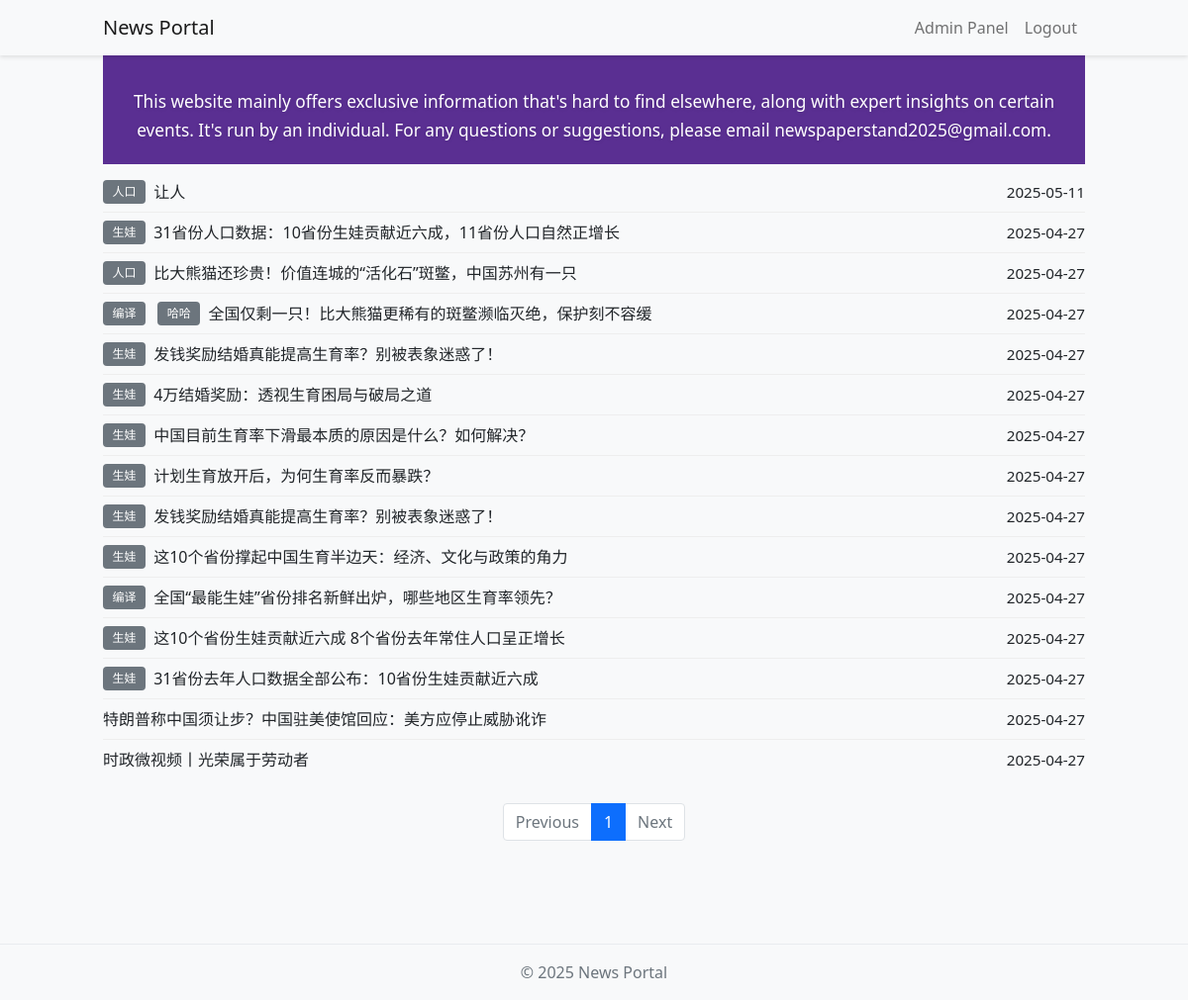
Screenshot of / (signed in) with the database file from the repository.
### app/models.py (models this page shows, shortened)
class Tag(db.Model):
    id = db.Column(db.Integer, primary_key=True)
    name = db.Column(db.String(50), unique=True, nullable=False)
    created_at = db.Column(db.DateTime, default=datetime.utcnow)

class Article(db.Model):
    id = db.Column(db.Integer, primary_key=True)
    title = db.Column(db.String(200), nullable=False)
    subtitle = db.Column(db.String(200))
    content = db.Column(db.Text, nullable=False)
    is_published = db.Column(db.Boolean, default=False)
    is_top = db.Column(db.Boolean, default=False)
    is_recommended = db.Column(db.Boolean, default=False)
    created_at = db.Column(db.DateTime, default=datetime.utcnow)
    updated_at = db.Column(
        db.DateTime, default=datetime.utcnow, onupdate=datetime.utcnow
    )
    author_id = db.Column(db.Integer, db.ForeignKey("user.id"))
    tags = db.relationship("Tag", secondary="article_tag", backref="articles")
    images = db.relationship("Image", backref="article", lazy="dynamic")

### app/main/routes.py (the view)
@bp.route("/")
def index():
    page = request.args.get("page", 1, type=int)
    top_articles = (
        Article.query.filter_by(is_published=True, is_top=True)
        .order_by(Article.created_at.desc())
        .limit(4)
        .all()
    )
    recommended_articles = (
        Article.query.filter_by(is_published=True, is_recommended=True)
        .order_by(Article.created_at.desc())
        .limit(6)
        .all()
    )
    latest_articles = (
        Article.query.filter_by(is_published=True)
        .order_by(Article.created_at.desc())
        .paginate(page=page, per_page=current_app.config["POSTS_PER_PAGE"])
    )
    return render_template(
        "main/index.html",
        top_articles=top_articles,
        recommended_articles=recommended_articles,
        latest_articles=latest_articles.items,
        pagination=latest_articles,
    )

### app/models.py (called while the page is built)
@login.user_loader
def load_user(id):
    return User.query.get(int(id))

### app/templates/main/index.html (shortened to what this page needs)
{% extends "base.html" %} {% block content %}
<div class="homepage-bg container">
  <div class="homepage-intro-inner">
    This website mainly offers exclusive information that's hard to find
    elsewhere, along with expert insights on certain events. It's run by an
    individual. For any questions or suggestions, please email
    newspaperstand2025@gmail.com.
  </div>
  <div class="homepage-container">
    <div class="mb-4">
      {% for article in latest_articles %}
      <div
        class="article-list-row{% if not loop.last %} not-last{% endif %}"
        onclick="window.location='{{ url_for('main.article', id=article.id) }}'"
        style="cursor: pointer"
      >
        <div class="article-list-tags">
          {% for tag in article.tags %}
          <a
            href="{{ url_for('main.tag', id=tag.id) }}"
            class="badge bg-secondary text-decoration-none"
            onclick="event.stopPropagation();"
            >{{ tag.name }}</a
          >
          {% endfor %}
        </div>
        <div class="article-list-title">{{ article.title }}</div>
        <div class="article-list-date">
          {{ article.created_at.strftime('%Y-%m-%d') }}
        </div>
      </div>
      {% endfor %} {% if pagination %}
      <nav aria-label="Page navigation" class="mt-4">
        <ul class="pagination justify-content-center">
          {% if pagination.has_prev %}
          <li class="page-item">
            <a
              class="page-link"
              href="{{ url_for('main.index', page=pagination.prev_num) }}"
              >Previous</a
            >
          </li>
          {% else %}
          <li class="page-item disabled">
            <span class="page-link">Previous</span>
          </li>
          {% endif %} {% for page in pagination.iter_pages() %} {% if page %} {%
          if page != pagination.page %}
          <li class="page-item">
            <a class="page-link" href="{{ url_for('main.index', page=page) }}"
              >{{ page }}</a
            >
          </li>
          {% else %}
          <li class="page-item active">
            <span class="page-link">{{ page }}</span>
          </li>
          {% endif %} {% else %}
          <li class="page-item disabled">
            <span class="page-link">...</span>
          </li>
          {% endif %} {% endfor %} {% if pagination.has_next %}
          <li class="page-item">
            <a
              class="page-link"
              href="{{ url_for('main.index', page=pagination.next_num) }}"
              >Next</a
            >
          </li>
          {% else %}
          <li class="page-item disabled">
            <span class="page-link">Next</span>
          </li>
          {% endif %}
        </ul>
      </nav>
      {% endif %}
    </div>
  </div>
</div>
{% endblock %}

### app/static/css/style.css (style rules this page uses)
body { background-color: #f8f9fa; }
.badge { font-weight: normal; padding: 0.5em 0.8em; }
.container { margin: 0 auto; padding: 0rem 1rem; min-width: 350px; max-width: 1024px; }
.article-list-row { display: flex !important; flex-direction: row !important; align-items: center !important; width: 100% !important; padding: 0.5rem 0 !important; margin: 0 !important; border: none !important; background: none !important; color: inherit !important; text-decoration: none !important; cursor: pointer; }
.article-list-row.not-last { border-bottom: 1px solid #eee !important; }
.article-list-tags { display: flex !important; align-items: center !important; overflow: hidden; text-overflow: ellipsis; white-space: nowrap; }
.article-list-tags .badge { margin-right: 0.5rem; }
.article-list-tags .badge:last-child { margin-right: 0.5rem; }
.article-list-title { flex: 1 !important; min-width: 0 !important; margin: 0 !important; font-size: 1rem !important; color: inherit !important; overflow: hidden !important; text-overflow: ellipsis !important; white-space: nowrap !important; }
.article-list-date { margin-left: 1rem !important; min-width: 60px !important; max-width: 100px !important; font-size: 0.95rem !important; color: inherit !important; text-align: right !important; line-height: 1.5 !important; flex-shrink: 0 !important; overflow: hidden !important; text-overflow: ellipsis !important; white-space: nowrap !important; }
.homepage-bg { background: none; padding: 0; margin-top: 0; }
.homepage-container { padding-top: 0.5rem; padding-bottom: 2rem; }
.homepage-intro-inner { background: #5a2f92; color: #fff; text-shadow: 0 1px 4px rgba(0, 0, 0, 0.12); font-size: 1.08rem; line-height: 1.7; text-align: center; padding-top: 2rem; padding-bottom: 1.2rem; }
.article-list-tags { display: flex; align-items: center; gap: 0.25rem; }

### rows the page displays
Article: title "让人", created_at "2025-05-11"
Tag: name "人口"
Article: title "31省份人口数据：10省份生娃贡献近六成，11省份人口自然正增长", created_at "2025-04-27"
Tag: name "生娃"
Article: title "比大熊猫还珍贵！价值连城的“活化石”斑鳖，中国苏州有一只", created_at "2025-04-27"
Article: title "全国仅剩一只！比大熊猫更稀有的斑鳖濒临灭绝，保护刻不容缓", created_at "2025-04-27"
Tag: name "编译"
Tag: name "哈哈"
Article: title "发钱奖励结婚真能提高生育率？别被表象迷惑了！", created_at "2025-04-27"
Article: title "4万结婚奖励：透视生育困局与破局之道", created_at "2025-04-27"
Article: title "中国目前生育率下滑最本质的原因是什么？如何解决？", created_at "2025-04-27"
Article: title "计划生育放开后，为何生育率反而暴跌？", created_at "2025-04-27"
Article: title "发钱奖励结婚真能提高生育率？别被表象迷惑了！", created_at "2025-04-27"
Article: title "这10个省份撑起中国生育半边天：经济、文化与政策的角力", created_at "2025-04-27"
Article: title "全国“最能生娃”省份排名新鲜出炉，哪些地区生育率领先？", created_at "2025-04-27"
Article: title "这10个省份生娃贡献近六成 8个省份去年常住人口呈正增长", created_at "2025-04-27"
Article: title "31省份去年人口数据全部公布：10省份生娃贡献近六成", created_at "2025-04-27"
Article: title "特朗普称中国须让步？中国驻美使馆回应：美方应停止威胁讹诈", created_at "2025-04-27"
Article: title "时政微视频丨光荣属于劳动者", created_at "2025-04-27"

### other values shown
{{ page }} "1"
